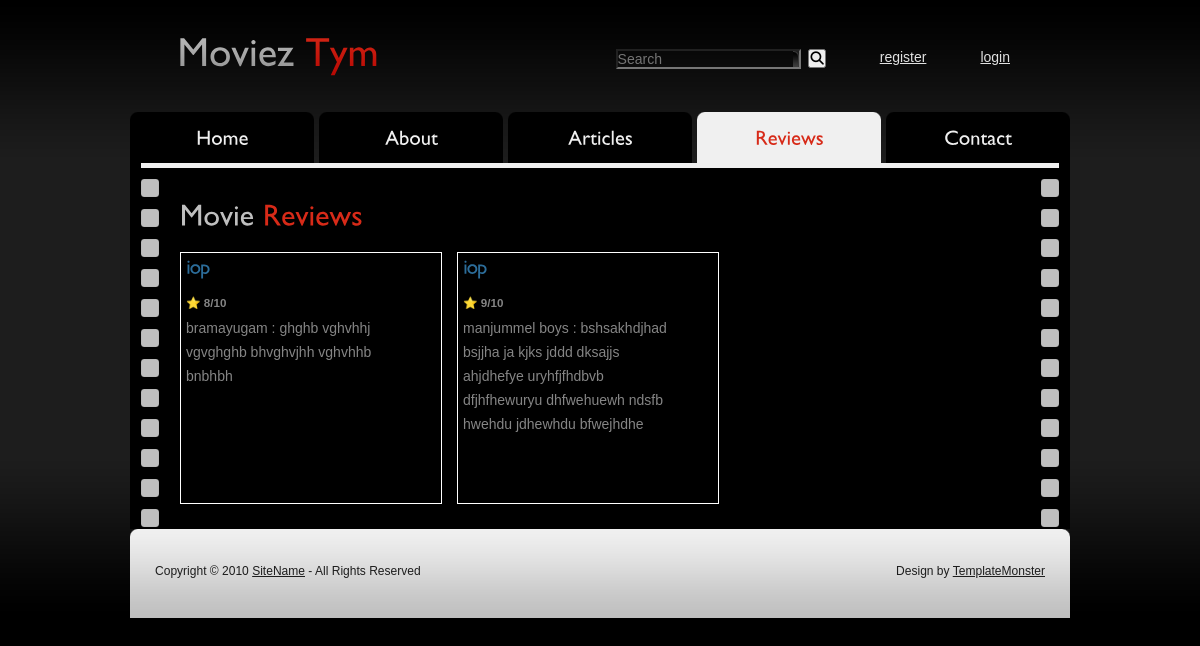
Screenshot of /credentials/review_list/ with the database file from the repository.
### credentials/models.py (models this page shows, shortened)
class Review(models.Model):
    user = models.CharField(max_length=200)
    movie = models.ForeignKey(Movie, on_delete=models.CASCADE)
    comments = models.TextField(blank=True)
    rate = models.IntegerField()

### movie_app/models.py (models this page shows, shortened)
class Movie(models.Model):
    name=models.CharField(max_length=250,unique=True)
    slug=models.SlugField(max_length=250,unique=True)
    description=models.TextField(blank=True)
    category_name=models.ForeignKey(Category,on_delete=models.CASCADE)
    poster=models.ImageField(upload_to='movie_poster',blank=True)
    actors=models.TextField(blank=True)
    release_date=models.DateField()
    youtube_link=models.URLField(max_length=500)
    user=models.CharField(max_length=200)
    class Meta:
        ordering=('name',)
        verbose_name='movie'
        verbose_name_plural=('movies')
    def __str__(self):
        return '{}'.format(self.name)

### credentials/views.py (the view)
# urls.py: path('review_list/',views.review_list,name='review_list'),
def review_list(request):
    x = Review.objects.all()
    return render(request, 'review_list.html', {'reviews':x})

### templates/review_list.html (shortened to what this page needs)
{% extends 'base.html' %}
{% load static %}
{% block content %}
<body id="page5">
<div class="tail-top">
  <div class="tail-bottom">
    <div id="main">
      <div id="header">
        <div class="row-1">
          <div class="fleft"><a href="#">Moviez <span>Tym</span></a></div>
          <ul>
            <li>
            <form class="form-inline" action="{% url 'search_app:search_result' %}" method="get">
            <input class="link2" type="search" name="q" placeholder="Search" aria-label="Search">&nbsp;
            <button type="submit"><i class="fa fa-search"></i></button>
            </form>
            </li>
            {% if user.is_authenticated %}
            <li><a href="/credentials/movie_list/">Hello {{user.username}}</a></li>
            <li><a href="/credentials/logout/">logout</a></li>
            {% else %}
            <li><a href="{% url 'credentials:register'%}">register</a></li>
            <li><a href="/credentials/login/">login</a></li>
            {% endif %}
          </ul>
        </div>
        <div class="row-2">
          <ul>
            <li><a href="{% url 'movie_app:index' %}">Home</a></li>
            <li><a href="{% url 'movie_app:about' %}">About</a></li>
            <li><a href="{% url 'movie_app:articles' %}">Articles</a></li>
            <li><a href="{% url 'credentials:review_list' %}" class="active">Reviews</a></li>
            <li class="last"><a href="{% url 'movie_app:contact' %}">Contact</a></li>
          </ul>
        </div>
      </div>
      <div id="content">
        <div class="line-hor"></div>
        <div class="box">
          <div class="border-right">
            <div class="border-left">
              <div class="inner">
                <h3>Movie <span>Reviews</span></h3>
                <ul class="movies">
                   {% for review in reviews %}
                    <li style="border:1px solid white;padding-right:5px;padding-left:5px;width:250px;height:250px;">
                      <h4>{{review.user}}</h4>
                      <h5>⭐ {{review.rate}}/10</h5>
                      <div style="display:flex"><p>{{review.movie}} : {{review.comments}}</p></div>
                    </li>
                   {% endfor %}
                  </ul>
              </div>
            </div>
          </div>
        </div>
      </div>
      <div id="footer">
        <div class="left">
          <div class="right">
            <div class="footerlink">
              <p class="lf">Copyright &copy; 2010 <a href="#">SiteName</a> - All Rights Reserved</p>
              <p class="rf">Design by <a href="http://www.templatemonster.com/">TemplateMonster</a></p>
            </div>
          </div>
        </div>
      </div>
    </div>
  </div>
</div>
</body>
{% endblock %}

### static/assets/css/style.css (style rules this page uses)
* { margin:0; padding:0; }
html, body { min-width:940px; }
body { background:#000; font-family:Arial, Helvetica, sans-serif; font-size:100%; line-height:1em; color:#858585; }
input, textarea, select { font-family:Arial, Helvetica, sans-serif; font-size:1em; vertical-align:middle; font-weight:normal; }
p { margin:0; padding:0; }
ul, ol { list-style:none; }
#main { width:940px; margin:0 auto; font-size:0.875em; }
#header { height:171px; margin-bottom:-8px; }
.fleft { float:left; }
.tail-top { background:url(../images/tail-top.gif) left top repeat-x #1d1d1d; }
.tail-bottom { background:url(../images/tail-bottom.gif) left bottom repeat-x; }
.movies { width:100%; }
.movies li { float:left; width:286px; margin-right:15px; }
.movies li p { margin:5px 0 15px 0; padding-right:40px; }
p { margin-bottom:15px; line-height:1.714em; }
a { color:#e1e1e1; outline:none; }
h3 { font-size:30px; line-height:1.2em; color:#bfbfbf; margin-bottom:20px; }
h3 span { color:#d72a18; }
h4 { font-size:20px; line-height:1.2em; letter-spacing:-1px; color:#2c6d9a; margin-bottom:18px; }
.link2 { display:block; float:left; background:url(../images/link2-right.gif) no-repeat right top; color:#fff; cursor:pointer; text-decoration:none; line-height:1em; }
.line-hor { overflow:hidden; font-size:0; line-height:0; width:918px; height:8px; margin-left:11px; background:url(../images/line-hor.gif) repeat-x left top; z-index:1; position:relative; }
.box { background:#000; width:100%; margin-top:-3px; }
.box .border-left { background:url(../images/border-left.gif) repeat-y left top; }
.box .border-right { background:url(../images/border-right.gif) repeat-y right top; }
.box .inner { padding:28px 50px 25px 50px; }
#header .row-1 { height:112px; width:100%; overflow:hidden; }
#header .row-1 .fleft { font-size:40px; line-height:1.2em; padding:26px 0 0 47px; }
#header .row-1 .fleft a { text-decoration:none; }
#header .row-1 ul { padding:49px 60px 0 0; float:right; }
#header .row-1 ul li { float:left; padding-left:54px; }
#header .row-2 { height:51px; }
#header .row-2 ul { width:100%; overflow:hidden; }
#header .row-2 ul li { float:left; font-size:20px; line-height:2.4em; margin-right:5px; background-color:#000; }
#header .row-2 ul li.last { margin-right:0; }
#header .row-2 ul li a { text-decoration:none; color:#f0f0f0; width:184px; height:56px; float:left; background-image:url(../images/nav-bg.gif); background-repeat:no-repeat; background-position:0 0; text-align:center; }
#header .row-2 ul li a:hover, #header .row-2 ul li a.active { color:#d72a18; background-image:url(../images/nav-act.gif); }
#footer { background:url(../images/footer-tail.gif) repeat-x left top #bfbfbf; color:#1d1d1d; font-size:.86em; line-height:1.667em; text-align:center; }
#footer .left { background:url(../images/footer-left.gif) no-repeat left top; }
#footer .right { min-height:89px; height:auto !important; height:89px; background:url(../images/footer-right.gif) no-repeat right top; text-align:center; }
#footer .footerlink { padding:35px 25px; }
.footerlink p { margin:0; padding:0; line-height:normal; white-space:nowrap; text-indent:inherit; color:#1d1d1d; }
.footerlink a { color:#1d1d1d; font-weight:normal; margin:0; padding:0; border:none; text-decoration:underline; background-color:transparent; }
.footerlink .lf { float:left; }
.footerlink .rf { float:right; }
a { outline:none; }

### rows the page displays
Review: rate "8", movie "bramayugam", comments "ghghb vghvhhj vgvghghb bhvghvjhh vghvhhb bnbhbh"
Review: rate "9", movie "manjummel boys", comments "bshsakhdjhad bsjjha ja kjks jddd dksajjs ahjdhefye uryhfjfhdbvb dfjhfhewuryu dhfwehuewh ndsfb hwehdu jdhewhdu bfwejhdhe"
